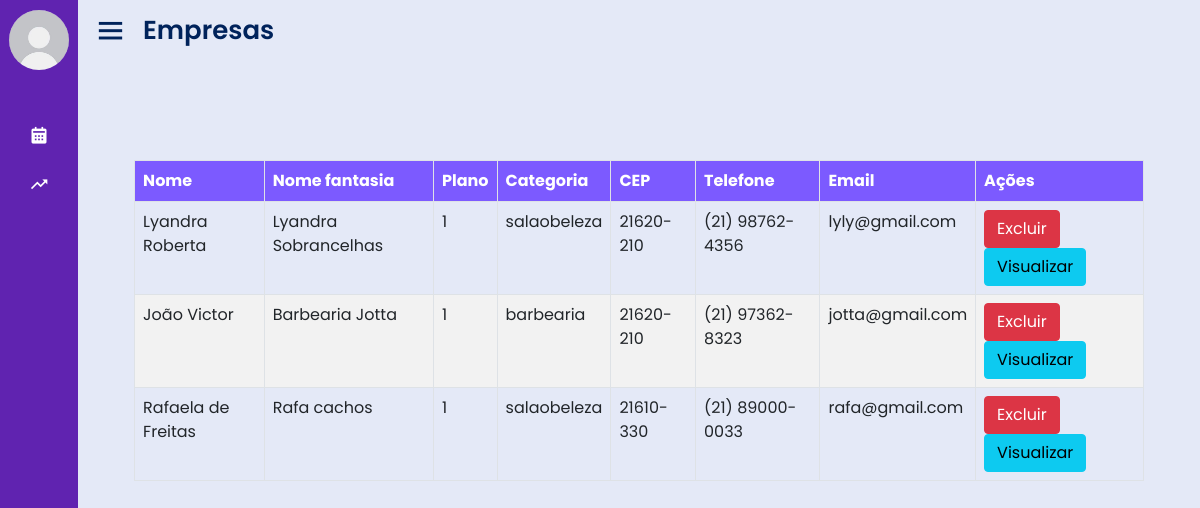
The app's page /php/adm_principal.php (signed in) with its own data.
### tables this page shows
CREATE TABLE `empresa` (
  `idempresa` int(11) NOT NULL,
  `nivel` enum('1','2','3') NOT NULL,
  `nome` varchar(20) DEFAULT NULL,
  `nome_fantasia` varchar(20) DEFAULT NULL,
  `tipo` enum('barbearia','advocacia','clinica','salaobeleza') NOT NULL,
  `CNPJ_CPF` varchar(20) DEFAULT NULL,
  `telefone` varchar(15) DEFAULT NULL,
  `cep` varchar(12) NOT NULL,
  `numero` varchar(10) NOT NULL,
  `email` varchar(50) DEFAULT NULL,
  `senha` varchar(100) DEFAULT NULL,
  `foto_empresa` varchar(50) DEFAULT NULL,
  `foto_amb1` varchar(50) NOT NULL,
  `foto_amb2` varchar(50) NOT NULL,
  `foto_amb3` varchar(50) NOT NULL,
  `foto_amb4` varchar(50) NOT NULL,
  `foto_amb5` varchar(50) NOT NULL,
  `foto_amb6` varchar(50) NOT NULL,
  `complemento` text NOT NULL,
  `data_inicio` date NOT NULL
);

### php/adm_principal.php (the view, shortened to what this page needs)
<?php
include("includes/logar-sistema.php");
?>
<!DOCTYPE html>
<html lang="pt-br" dir="ltr">
<head>
  <link rel="stylesheet" href="../css/style.css">
  <link rel="stylesheet" href="../css/lista-func.css">
  <link href='https://unpkg.com/boxicons@2.0.7/css/boxicons.min.css' rel='stylesheet'>
  <link href="https://cdn.jsdelivr.net/npm/bootstrap@5.0.2/dist/css/bootstrap.min.css" rel="stylesheet"
>
</head>
<body>
  <?php
  include("includes/navbar-adm.php");
  ?>
    <section class="home-section">
    <div class="home-content">
      <i class='bx bx-menu'></i>
      <span class="text">Empresas</span>
    </div>
<div class="ADM_pr">
  <table class="table table-bordered">
      <thead>
          <tr>
              <th>Nome</th>
              <th>Nome fantasia</th>
              <th>Plano</th>
              <th>Categoria</th>
              <th>CEP</th>
              <th>Telefone</th>
              <th>Email</th>
              <th>Ações</th>
          </tr>
      </thead>
      <tbody>
          <?php
          $sql_empresa = "SELECT idempresa, nome, nome_fantasia, nivel, tipo, cep, telefone, email from empresa";
          $sql_query = mysqli_query($mysqli, $sql_empresa);
          while ($result = mysqli_fetch_assoc($sql_query)) {
          ?>
              <tr>
                  <td><?php echo $result['nome']; ?></td>
                  <td><?php echo $result['nome_fantasia']; ?></td>
                  <td><?php echo $result['nivel']; ?></td>
                  <td><?php echo $result['tipo']; ?></td>
                  <td><?php echo $result['cep']; ?></td>
                  <td><?php echo $result['telefone']; ?></td>
                  <td><?php echo $result['email']; ?></td>
                  <td>
                      <button class="btn btn-danger" data-toggle="modal" data-target="#confirmDeleteModal" data-id="<?php echo $result['idempresa']; ?>">Excluir</button>
                      <a href="visualizar_empresa.php?id=<?php echo $result['idempresa']; ?>" class="btn btn-info">Visualizar</a>
                  </td>
              </tr>
          <?php } ?>
      </tbody>
  </table>
</div>
</body>
</html>

### css/style.css (style rules this page uses)
* { margin: 0; padding: 0; box-sizing: border-box; font-family: 'Poppins', sans-serif; }
:root { --c01:#fff; --c02:#E9E3FF; --c03:#999999; --c04:#161616; --c05:#000; --c06:#B583F5; --c07:#7C5AFF; --c08:#6023B0; --c09:#471687; --c10:#bebebe; }
.ADM_pr { padding-top: 100px; width: 90%; margin: auto; }
html { background-color: #E4E9F7; }
.home-section { position: relative; background: #E4E9F7; height: 100vh; left: 260px; width: calc(100% - 260px); transition: all 0.5s ease; }
.sidebar.close ~ .home-section { left: 78px; width: calc(100% - 78px); }
.home-section .home-content { height: 60px; display: flex; align-items: center; }
.home-section .home-content .bx-menu, .home-section .home-content .text { color: #00235b; font-size: 35px; }
.home-section .home-content .bx-menu { margin: 0 15px; cursor: pointer; }
.home-section .home-content .text { font-size: 26px; font-weight: 600; }

### css/lista-func.css (style rules this page uses)
* { margin: 0; padding: 0; box-sizing: border-box; font-family: 'Poppins', sans-serif; }
:root { --c01:#fff; --c02:#E9E3FF; --c03:#999999; --c04:#161616; --c05:#000; --c06:#B583F5; --c07:#7C5AFF; --c08:#6023B0; --c09:#471687; --c10:#bebebe; }
a { text-decoration: none; color: #161616; }
table { border-collapse: collapse; width: 80%; padding: 5px; }
td, th { border: 1px solid #ddd; padding: 8px; }
tr:nth-child(even) { background-color: #f2f2f2; }
th { padding-top: 12px; padding-bottom: 12px; text-align: left; background-color: #7C5AFF !important; color: white; }

### records on screen
empresa: nome "Lyandra Roberta", nome_fantasia "Lyandra Sobrancelhas", nivel "1", tipo "salaobeleza", cep "21620-210", telefone "(21) 98762-4356", email "lyly@gmail.com"
empresa: nome "João Victor", nome_fantasia "Barbearia Jotta", nivel "1", tipo "barbearia", cep "21620-210", telefone "(21) 97362-8323", email "jotta@gmail.com"
empresa: nome "Rafaela de Freitas", nome_fantasia "Rafa cachos", nivel "1", tipo "salaobeleza", cep "21610-330", telefone "(21) 89000-0033", email "rafa@gmail.com"
